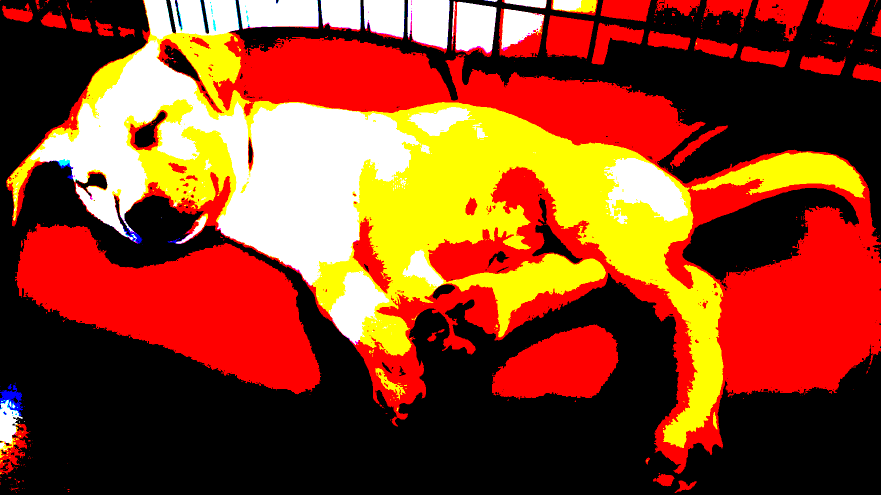
#> input picture week_5/cute_doggy_quantisized.png, 1762 x 990 px (shown at 1/2 size)
$ python -i image_editor.py   (imports and definitions only)
#> lines starting #> are read from the running program, lines starting #| are printed output that depends on the picture
#################################################################
# FILE : image_editor.py
# WRITER : Noam Susman , noam.susman , 318528304
# EXERCISE : intro2cs ex5 2022-2023
# DESCRIPTION: A simple program that edits an image
# STUDENTS I DISCUSSED THE EXERCISE WITH: .
# WEB PAGES I USED: Geeks for# Geeks, stack overflow, we3schools
# NOTES: ...
#################################################################

##############################################################################
#                                   Imports                                  #
##############################################################################
from ex5_helper import *
from typing import Optional
import copy
import math
import sys

##############################################################################
#                                  Functions                                 #
##############################################################################


# [32 lines left out: functions separate_one_channel, separate_channels, combine_channels, not called in this run]


def gray_pixelate(pixel: list) -> int:
    '''recieves a color pixel and returns a grayscale value for the pixel'''
    return round(0.299*pixel[0] + 0.587*pixel[1] + 0.114*pixel[2])


# [238 lines left out: functions RGB2grayscale, blur_kernel, validate_kernalized_pixel, find_pixel_area_avg, apply_kernel, check_corner and 13 more, not called in this run]


def check_valid_new_size(sizes):
    if "," in sizes:
        y, x = sizes.split(sep=",")
        if y.isnumeric() and x.isnumeric():
            if float(y) > 1 and float(x) > 1:
                if float(y).is_integer() and float(x).is_integer():
                    return True
    return False


# [7 lines left out: function check_blur_sizes, not called in this run]


def main_resize(image):
    new_size = input("What size image would you like? (Height,Width) ")
    if check_valid_new_size(new_size):
        sizes = new_size.split(sep=",")
        x = int(sizes[0])
        y = int(sizes[1])
        print(x, y)
        new_image = resize(image, y, x)
        return new_image
    else:
        print("Invalid input. Make sure that you inputed 'height,width' while\
            height and width are whole positive numbers that are larger them 1\
            and divided by a comma.")


# [28 lines left out: functions edges, check_positive_int, quantize_any_image, check_command_line, not called in this run]


# [62 lines not run here, left out]

>>> import cv2
>>> picture = cv2.imread('cute_doggy_quantisized.png', cv2.IMREAD_GRAYSCALE)
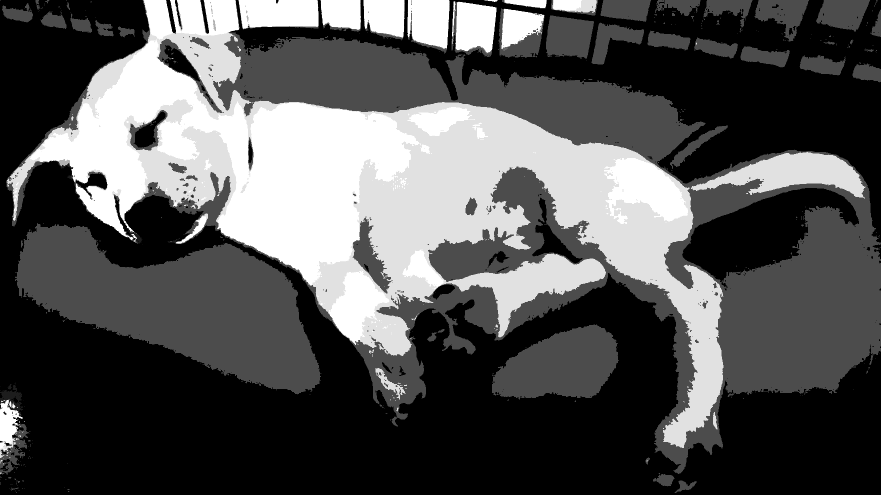
#> picture: shape (990, 1762) (shown at 1/2 size); min 0, max 255, mean 84.6
>>> result = main_resize(picture)
#> the answer given: cute_doggy_quantisized.png
